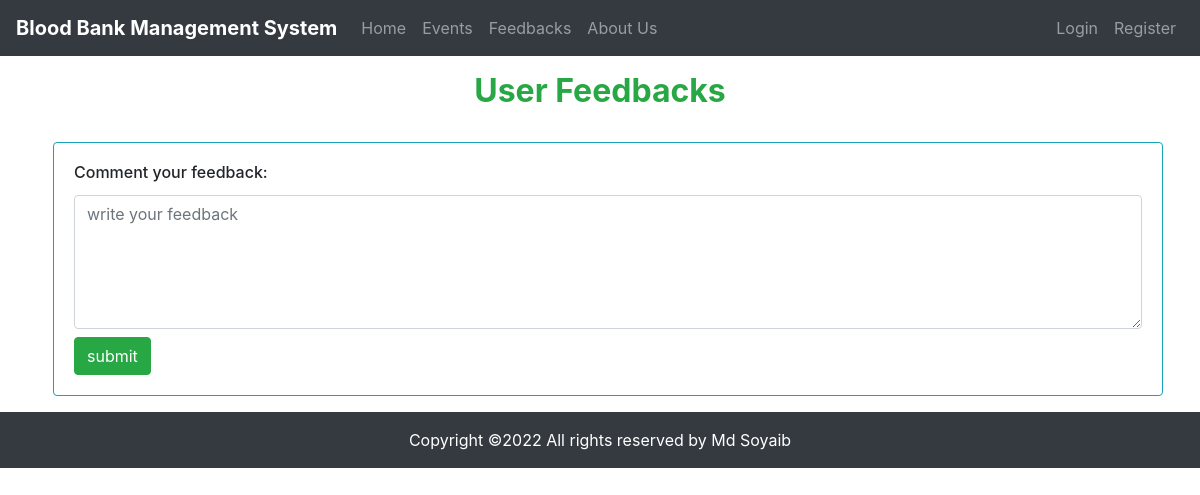
Before: /feedback with the older database file.
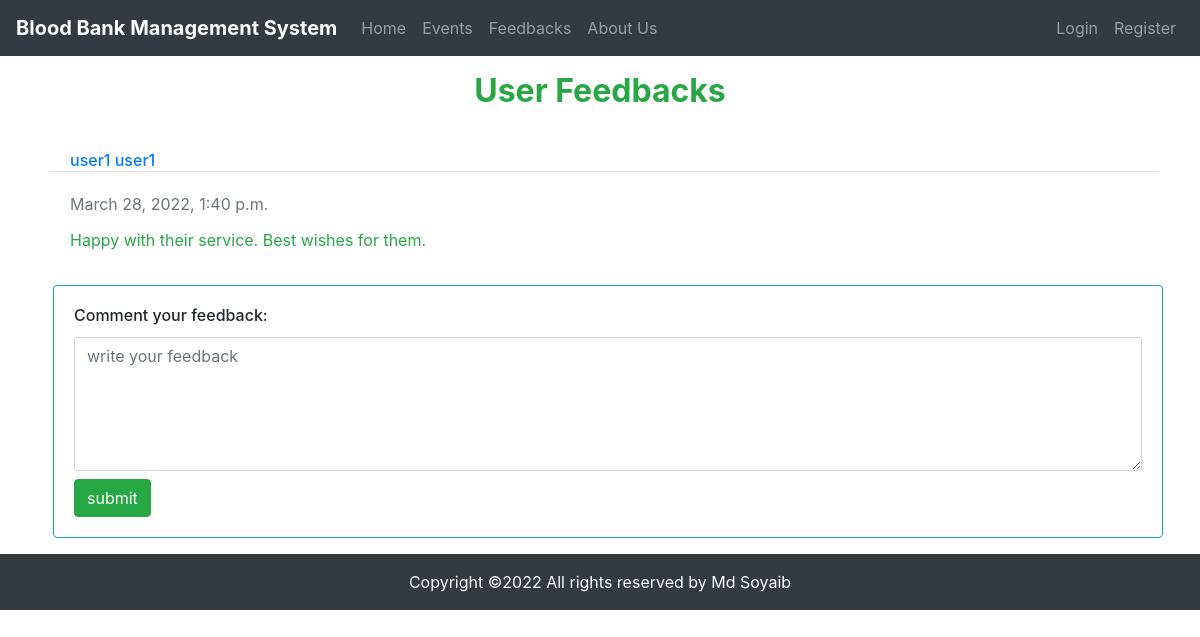
After: the same page with the newer database file.
### app/models.py (models this page shows)
class Feedback(models.Model):
    name = models.CharField(verbose_name=_("user name"), max_length=255, null=True, blank=True)
    feedback = models.TextField(null=True, blank=True)
    created_at = models.DateTimeField(auto_now_add=True, blank=True, null=True)
    updated_at = models.DateTimeField(auto_now=True, blank=True, null=True)

### app/views.py (the view, shortened to what this page needs)
# urls.py: path('feedback', Feedbacks.as_view(), name="feedback"),
class Feedbacks(View):
    def get(self, request):
        feedback = Feedback.objects.all().order_by('-id')
        return render(request, 'feedback.html', {'feedback': feedback})

### templates/feedback.html (shortened to what this page needs)
{% extends 'base.html' %}
{% block content %}
    <div class="container">
        <div class="row">
            <div class="col-lg-12 text-center pt-3 pb-3 text-success">
                <h2><b>User Feedbacks</b></h2>
            </div>
            {% for feedback in feedback %}
            <div class="col-lg-12 m-1">
                <div class="card border border-white">
                    <h6 class="card-header bg-white pb-0 text-primary">{{feedback.name}}</h6>
                    <div class="card-body">
                        <p class="card-title text-secondary pt-0">{{feedback.created_at}}</p>
                        <p class="card-text text-success">{{feedback.feedback}}</p>
                    </div>
                </div>
            </div>
            {% endfor %}
            <div class="col-lg-12 ml-2 mt-2 mr-2 mb-3">
                <div class="card border border-info">
                    <div class="card-body">
                        <form method="post" action="feedback">
                            <h6 class="card-title">Comment your feedback: </h6>
                            <textarea class="form-control" rows="5" id="feedback" name="feedback" placeholder="write your feedback"></textarea>
                            <input type="submit" class="fourth ml-0 mt-2 mb-0 btn btn-success" value="submit">
                        </form>
                    </div>
                </div>
            </div>
        </div>
    </div>
{% endblock content %}

Changed rows visible on the page:
added Feedback: name "user1 user1", created_at "March 28, 2022, 1:40 p.m.", feedback "Happy with their service. Best wishes for them."
